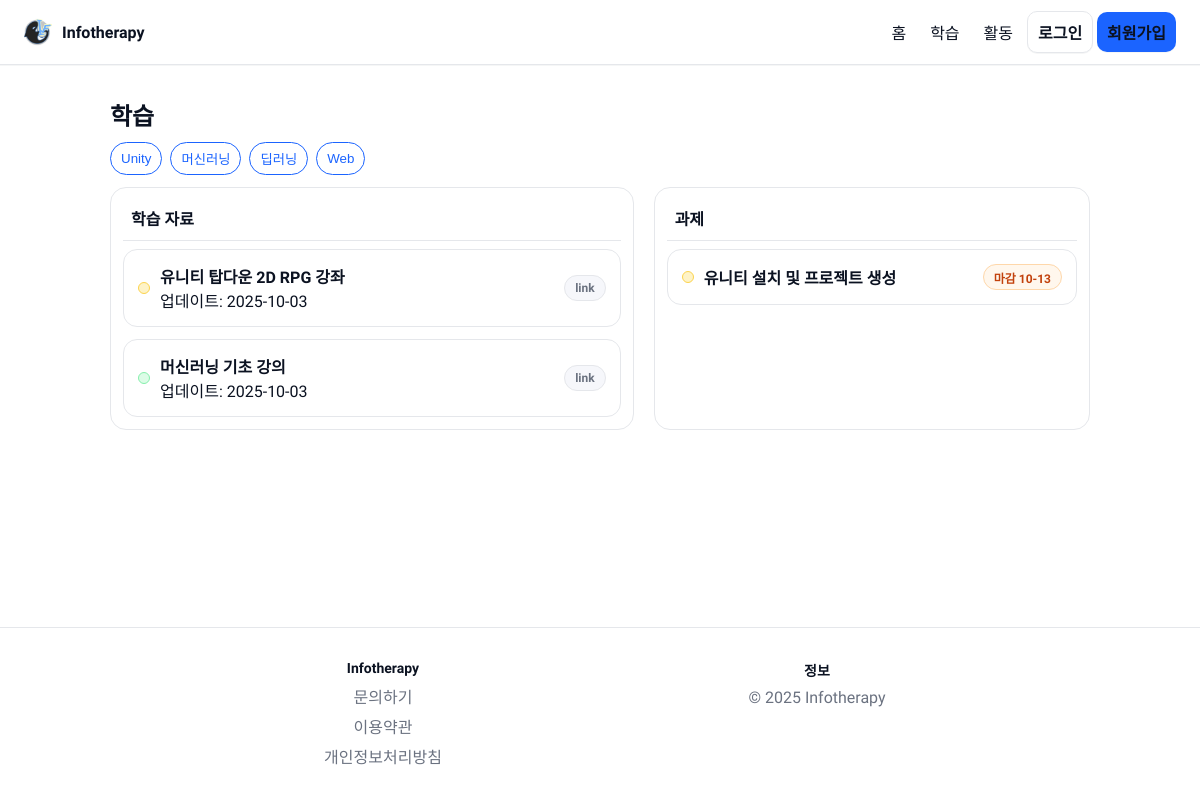
Page /learn on the earlier database version.
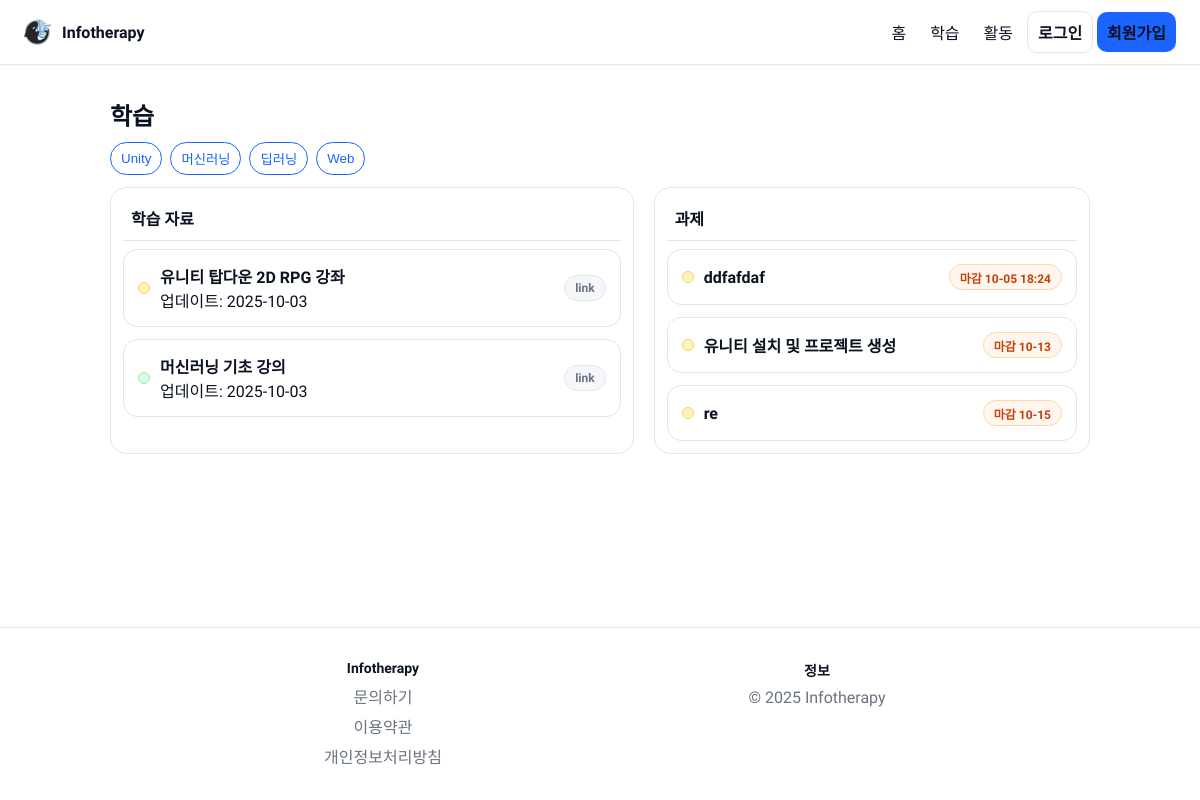
Same page on the later database version.
### tables this page shows
CREATE TABLE materials (
              id INTEGER PRIMARY KEY AUTOINCREMENT,
              title TEXT NOT NULL,
              type TEXT,
              category TEXT,
              date TEXT,
              content TEXT
            );

CREATE TABLE assignments (
              id INTEGER PRIMARY KEY AUTOINCREMENT,
              title TEXT NOT NULL,
              due TEXT,
              description TEXT,
              category TEXT
            );

### app.py (the view, shortened to what this page needs)
    @app.route("/learn")
    def learn():
        with get_db() as cx:
            materials = cx.execute("SELECT id, title, type, category, date, content FROM materials ORDER BY date DESC").fetchall()
            assignments_rows = cx.execute("SELECT id, title, due, description, category FROM assignments ORDER BY due ASC").fetchall()
        def is_overdue(due_str: str) -> bool:
            if not due_str:
                return False
            for fmt in ("%Y-%m-%d %H:%M", "%Y-%m-%d"):
                try:
                    due_dt = datetime.strptime(due_str, fmt)
                    return datetime.now() > due_dt
                except Exception:
                    continue
            return False
        assignments = []
        submission_map = {}
        for a in assignments_rows:
            d = dict(a)
            d["overdue"] = is_overdue(d.get("due", ""))
            key = f"{d.get('title')}|{d.get('category') or ''}"
            d["submitted_at"] = submission_map.get(key)
            assignments.append(d)
        return render_template("learn.html", materials=materials, assignments=assignments)

### templates/learn.html (shortened to what this page needs)
{% extends 'base.html' %}
{% block content %}
  <div class="page-head">
    <div>
      <h2 style="margin:0;">학습</h2>
    </div>
  </div>
  <div class="selected-filter toggle-group" id="cat-toggle">
    <button class="chip" data-cat="unity">Unity</button>
    <button class="chip" data-cat="ml">머신러닝</button>
    <button class="chip" data-cat="dl">딥러닝</button>
    <button class="chip" data-cat="web">Web</button>
  </div>
  <div class="two-col learn-grid">
    <section class="panel">
      <div class="panel-head">
        <h3>학습 자료</h3>
      </div>
      <div class="list" id="materials">
        {% for m in materials %}
          <a class="list-item" data-category="{{ m.category }}" href="{{ url_for('material_detail', item_id=m['id'] if m['id'] is defined else loop.index) }}" style="text-decoration:none; color:inherit;">
            <div class="lead">
              <span class="dot cat-{{ m.category }}"></span>
              <div>
                <div style="font-weight:600;">{{ m.title }}</div>
                <div class="hint">업데이트: {{ m.date }}</div>
              </div>
            </div>
            <span class="badge">{{ m.type }}</span>
          </a>
        {% endfor %}
      </div>
    </section>
    <aside class="panel">
      <div class="panel-head">
        <h3>과제</h3>
      </div>
      <div class="list" id="assignments">
        {% for a in assignments %}
          {% set key = a.title ~ '|' ~ (a.category or '') %}
          <a class="list-item" data-category="{{ a.category }}" href="{{ url_for('assignment_detail', item_id=a['id'] if a['id'] is defined else loop.index) }}" style="text-decoration:none; color:inherit;">
            <div class="lead">
              <span class="dot cat-{{ a.category }}"></span>
              <div style="font-weight:600;">{{ a.title }}</div>
            </div>
            {% if a.submitted_at %}
              <span class="badge" style="border-color:#86efac; background:#ecfdf5; color:#065f46;">제출 완료</span>
            {% elif a.overdue %}
              <span class="badge" style="border-color:#fecaca; background:#fef2f2; color:#7f1d1d;">제출 마감</span>
            {% else %}
              <span class="badge due">마감 {{ a.due | short_dt }}</span>
            {% endif %}
          </a>
        {% endfor %}
      </div>
    </aside>
  </div>
{% endblock %}

Differences in the rows shown:
added assignments: title "ddfafdaf", due|short_dt "10-05 18:24"
added assignments: title "re", due|short_dt "10-15"
